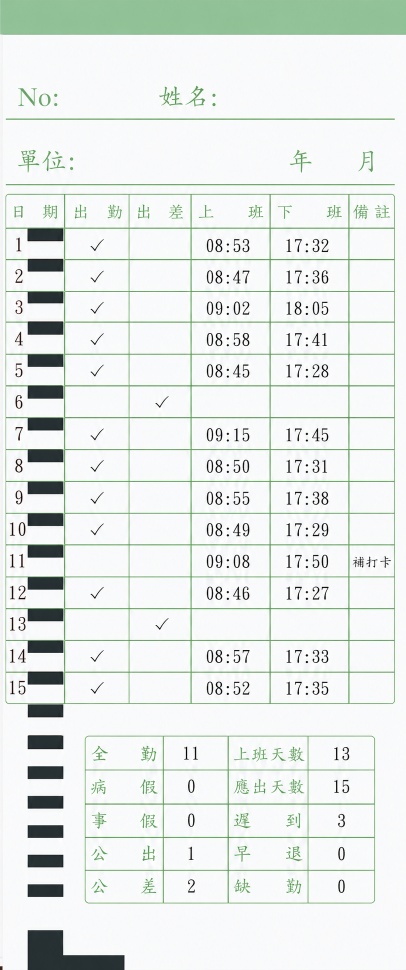
#> input picture salary code/test_card.png, 811 x 1939 px (shown at 1/2 size)
$ python OCRcards.py
#> lines starting #> are read from the running program, lines starting #| are printed output that depends on the picture; after the words box and inside, x2 and y2 are one past the last pixel; in counts of white or black regions, pixels touching at a corner belong together
import cv2
import pytesseract
import re
import openpyxl
from datetime import datetime  # 👈 新增這行，用來處理時間格式

# ==========================================
# ⚙️ 系統設定區
# ==========================================
# 請確認 Tesseract 的安裝路徑是否正確
pytesseract.pytesseract.tesseract_cmd = r'C:\Program Files\Tesseract-OCR\tesseract.exe'

# 檔案路徑設定
IMAGE_PATH = "test_card.png"      # 你的打卡紙圖片檔名
EXCEL_PATH = "count_salary.xlsx"  # 你的薪資計算 Excel 檔名
SHEET_NAME = "測試-加班費計算表"            # 要寫入的工作表名稱

# ==========================================
# 關卡一：影像預處理（去除雜訊，轉為黑白）
# ==========================================
def preprocess_image(image_path):
#> called with image_path = 'test_card.png'
    img = cv2.imread(image_path)
#> img is the input picture: shape (1939, 811, 3); mean B, G, R 231.8, 235.2, 230.1
    if img is None:
        print(f"❌ 錯誤：找不到圖片 {image_path}")
        return None

    gray = cv2.cvtColor(img, cv2.COLOR_BGR2GRAY)
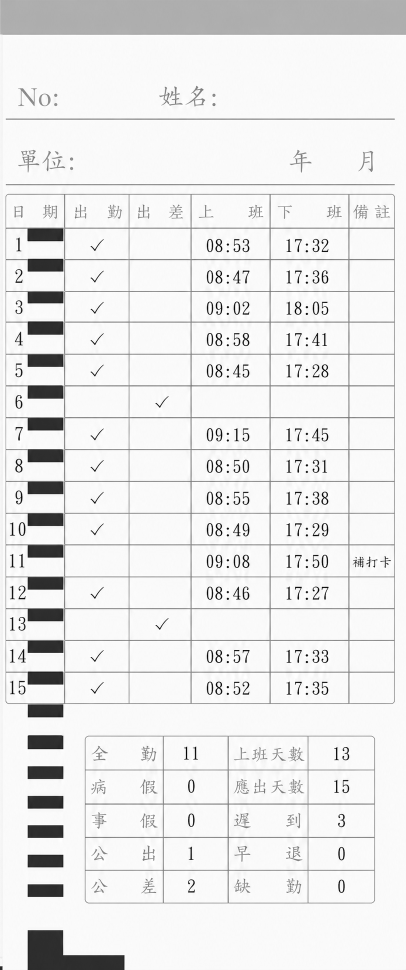
#> gray: shape (1939, 811) (shown at 1/2 size); min 0, max 255, mean 233.4
    _, thresh = cv2.threshold(gray, 127, 255, cv2.THRESH_BINARY)
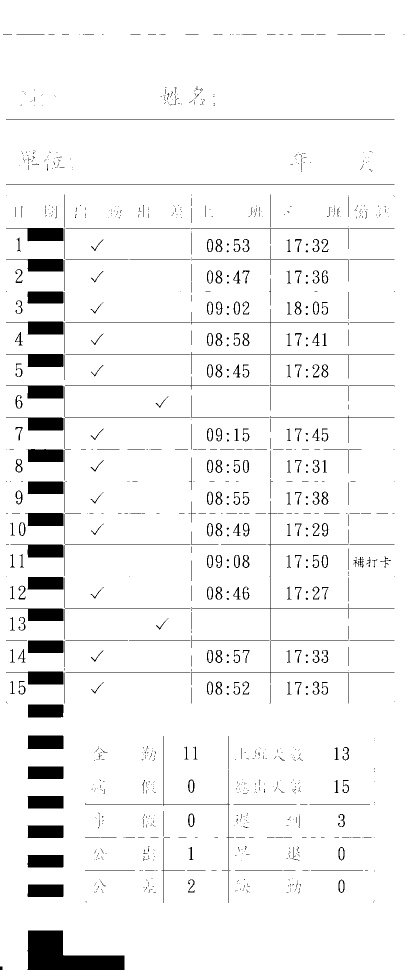
#> thresh: shape (1939, 811) (shown at 1/2 size); 94.7% white; 1112 black regions (802 under 20 px), largest, box (x1, y1, x2, y2) and area: (55, 1861, 249, 1939) 8909, (55, 1471, 127, 1498) 1917, (12, 456, 127, 483) 1915
    return thresh

# ==========================================
# 關卡二與三：逐日切條掃描 ＆ 寫入 Excel
# ==========================================
def process_and_export(cleaned_img, excel_path):
    print("📂 正在開啟 Excel 檔案...")
    try:
        wb = openpyxl.load_workbook(excel_path)
        ws = wb[SHEET_NAME]
    except FileNotFoundError:
        print(f"❌ 錯誤：找不到 Excel 檔案 {excel_path}")
        return

    print("🔍 開始逐日掃描打卡紙並寫入資料...\n")

    # --- 📐 核心座標設定（需根據你的真實圖片微調） ---
    # 假設 1 號那列的起始 Y 座標是 150，每一天（列）的高度是 35 像素
    # 假設打卡紙的總寬度是 400 像素
    start_y = 453
    row_height = 63
    img_width = 900

    # [41 lines of commented-out code are left out]
    img_height, img_width = cleaned_img.shape

    for day in range(1, 16):
        y_pos = start_y + (day - 1) * row_height

        # 🌟 升級 2：切圖前先檢查，如果刀子已經超出圖片底部，就提早結束
        if y_pos >= img_height:
            print(f"⚠️ 警告：第 {day} 天的位置 ({y_pos}) 已經超出圖片總高度 ({img_height})，停止切圖！")
            break

        # 切下那一天的橫條
        day_row_img = cleaned_img[y_pos : y_pos + row_height, 0 : img_width]

        # 🌟 升級 3：二次確認切下來的圖片是不是空的
        if day_row_img.size == 0:
            continue

        # 呼叫 Tesseract 讀取這一條裡面的所有文字
        custom_config = r'--psm 6'
        text = pytesseract.image_to_string(day_row_img, config=custom_config)

        # --- (下面維持原本的 Regex 雷達抓時間邏輯) ---
        time_pattern = r'\d{2}:\d{2}'
        found_times = re.findall(time_pattern, text)

        # 判斷打卡狀況，並指派給上班與下班
        start_time = ""
        end_time = ""

        if len(found_times) >= 2:
            start_time = found_times[0]
            end_time = found_times[-1]
            status = f"✅ 正常打卡 ({start_time} - {end_time})"
        elif len(found_times) == 1:
            start_time = found_times[0]
            status = f"⚠️ 漏打卡 (僅有 {start_time})"
        else:
            status = "❌ 無打卡紀錄"

        # 5. 精準寫入 Excel 欄位
# ==========================================
        # 5. 精準寫入 Excel 欄位（防彈升級版）
        # ==========================================
        excel_row = day + 2

        # --- 處理上班時間 ---
        if start_time:
            try:
                # 嘗試轉換為標準時間
                ws[f"E{excel_row}"] = datetime.strptime(start_time, "%H:%M").time()
            except ValueError:
                # 如果辨識出 99:02 這種火星時間，抓到這裡防崩潰
                print(f"⚠️  【辨識異常】4/{day} 上班時間抓到怪怪的字 '{start_time}'，已先改以文字寫入。")
                ws[f"E{excel_row}"] = start_time
        else:
            ws[f"E{excel_row}"] = ""

        # --- 處理下班時間 ---
        if end_time:
            try:
                # 嘗試轉換為標準時間
                ws[f"D{excel_row}"] = datetime.strptime(end_time, "%H:%M").time()
            except ValueError:
                print(f"⚠️  【辨識異常】4/{day} 下班時間抓到怪怪的字 '{end_time}'，已先改以文字寫入。")
                ws[f"D{excel_row}"] = end_time
        else:
            ws[f"D{excel_row}"] = ""

        print(f"📅 4/{day} (Excel 第 {excel_row} 列) -> {status}")

    # 存檔並關閉
    wb.save(excel_path)
    print("\n🎉 全部處理完畢！請打開 Excel 看看自動連動的加班費吧！")

# ==========================================
# 🚀 總指揮官（主程式）
# ==========================================
if __name__ == "__main__":
    processed_img = preprocess_image(IMAGE_PATH)
    if processed_img is not None:
        process_and_export(processed_img, EXCEL_PATH)
